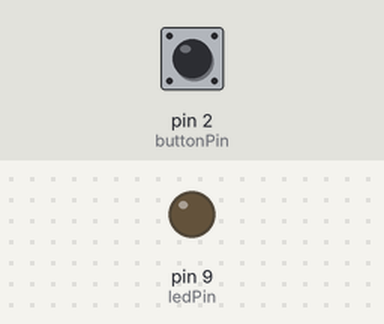
A sketch run on a simulated Arduino Uno, built with avr-gcc and run on an emulated ATmega328P. Parts: output pins drawn as LEDs (lit = HIGH). The test bench sets the inputs (shaded band); at power-on: pin 2 (buttonPin) HIGH.

Above: at 1.2 s.
1.3 s: pin 2 (buttonPin) pulled LOW for 0.15 s
At 2.5 s:
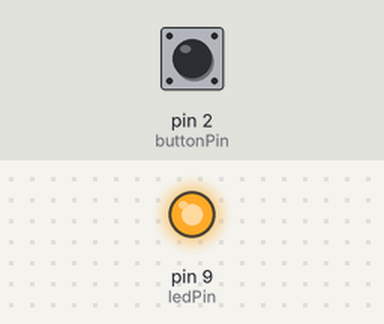
2.9 s: pin 2 (buttonPin) pulled LOW for 1 s
At 3.8 s:
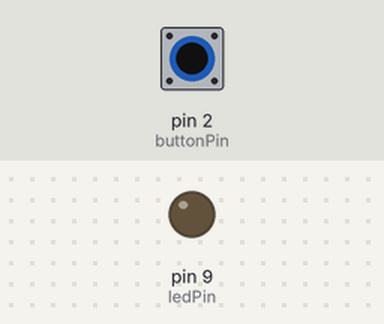
5.4 s: pin 2 (buttonPin) pulled LOW for 3.2 s
At 5.8 s:
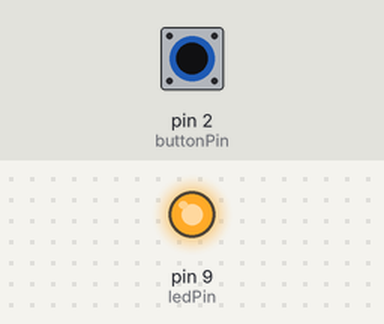
Timing chart, 0 to 8.4 s (numbered marks = the images above; inputs shaded):
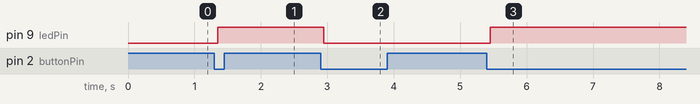

Measured:
- after the input at 1.3 s, pin 9 (ledPin): LOW → HIGH after 0.05 s
- after the input at 2.9 s, pin 9 (ledPin): HIGH → LOW after 0.05 s
- after the input at 5.4 s, pin 9 (ledPin): LOW → HIGH after 0.05 s

The sketch:

TP05_ButtonToggleLED.ino
```cpp
const int buttonPin = 2;
const int ledPin = 9;

// led state off
bool ledState = false;
bool lastReading = HIGH;
// button state HIGHT
bool buttonState = HIGH;

unsigned long lastDebounceTime = 0;
// after an delay
const unsigned long debounceDelay = 50;

void setup() {
  // Avec le rappel interne, un appui reliant le bouton à la masse produit LOW.
  pinMode(buttonPin, INPUT_PULLUP);
  pinMode(ledPin, OUTPUT);
  // set led OFF
  digitalWrite(ledPin, LOW);
}

void loop() {
  // on click buttonPin = LOW -> reading = LOW
  bool reading = digitalRead(buttonPin);

  // LOW != HIGH ---> yes true
  if (reading != lastReading) {
    lastDebounceTime = millis();
  }

  // Valide le changement seulement après 50 ms sans nouvelle variation du signal.
  if (millis() - lastDebounceTime > debounceDelay) {

    // LOW != HIGH ---> yes true
    if (reading != buttonState) {
      // buttonState = LOW
      buttonState = reading;

      // yes true
      if (buttonState == LOW) {
        // TRUE != FALSE
        ledState = !ledState;
        digitalWrite(ledPin, ledState);
      }
    }
  }

  lastReading = reading;
}
```
